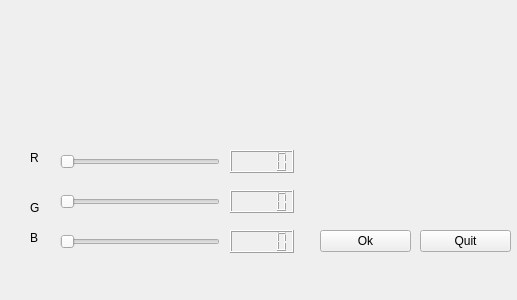
<?xml version="1.0" encoding="UTF-8"?>
<ui version="4.0">
 <class>Form</class>
 <widget class="QWidget" name="Form">
  <property name="geometry">
   <rect>
    <x>0</x>
    <y>0</y>
    <width>517</width>
    <height>300</height>
   </rect>
  </property>
  <property name="windowTitle">
   <string>Form</string>
  </property>
  <widget class="QSlider" name="horizontalSlider">
   <property name="geometry">
    <rect>
     <x>60</x>
     <y>150</y>
     <width>160</width>
     <height>23</height>
    </rect>
   </property>
   <property name="maximum">
    <number>255</number>
   </property>
   <property name="orientation">
    <enum>Qt::Horizontal</enum>
   </property>
  </widget>
  <widget class="QSlider" name="horizontalSlider_2">
   <property name="geometry">
    <rect>
     <x>60</x>
     <y>190</y>
     <width>160</width>
     <height>23</height>
    </rect>
   </property>
   <property name="maximum">
    <number>255</number>
   </property>
   <property name="orientation">
    <enum>Qt::Horizontal</enum>
   </property>
  </widget>
  <widget class="QSlider" name="horizontalSlider_3">
   <property name="geometry">
    <rect>
     <x>60</x>
     <y>230</y>
     <width>160</width>
     <height>23</height>
    </rect>
   </property>
   <property name="maximum">
    <number>255</number>
   </property>
   <property name="orientation">
    <enum>Qt::Horizontal</enum>
   </property>
  </widget>
  <widget class="QLCDNumber" name="lcdNumber">
   <property name="geometry">
    <rect>
     <x>230</x>
     <y>150</y>
     <width>64</width>
     <height>23</height>
    </rect>
   </property>
  </widget>
  <widget class="QLCDNumber" name="lcdNumber_2">
   <property name="geometry">
    <rect>
     <x>230</x>
     <y>190</y>
     <width>64</width>
     <height>23</height>
    </rect>
   </property>
  </widget>
  <widget class="QLCDNumber" name="lcdNumber_3">
   <property name="geometry">
    <rect>
     <x>230</x>
     <y>230</y>
     <width>64</width>
     <height>23</height>
    </rect>
   </property>
  </widget>
  <widget class="QPushButton" name="pushButton">
   <property name="geometry">
    <rect>
     <x>320</x>
     <y>230</y>
     <width>91</width>
     <height>22</height>
    </rect>
   </property>
   <property name="text">
    <string>Ok</string>
   </property>
  </widget>
  <widget class="QPushButton" name="pushButton_2">
   <property name="geometry">
    <rect>
     <x>420</x>
     <y>230</y>
     <width>91</width>
     <height>22</height>
    </rect>
   </property>
   <property name="text">
    <string>Quit</string>
   </property>
  </widget>
  <widget class="QLabel" name="label">
   <property name="geometry">
    <rect>
     <x>30</x>
     <y>150</y>
     <width>16</width>
     <height>16</height>
    </rect>
   </property>
   <property name="text">
    <string>R</string>
   </property>
  </widget>
  <widget class="QLabel" name="label_2">
   <property name="geometry">
    <rect>
     <x>30</x>
     <y>200</y>
     <width>16</width>
     <height>16</height>
    </rect>
   </property>
   <property name="text">
    <string>G</string>
   </property>
  </widget>
  <widget class="QLabel" name="label_3">
   <property name="geometry">
    <rect>
     <x>30</x>
     <y>230</y>
     <width>16</width>
     <height>16</height>
    </rect>
   </property>
   <property name="text">
    <string>B</string>
   </property>
  </widget>
  <widget class="MyWidget" name="label_4">
   <property name="geometry">
    <rect>
     <x>100</x>
     <y>20</y>
     <width>281</width>
     <height>111</height>
    </rect>
   </property>
   <property name="text">
    <string/>
   </property>
  </widget>
 </widget>
 <customwidgets>
  <customwidget>
   <class>MyWidget</class>
   <extends>QLabel</extends>
   <header location="global">MyWidget.h</header>
   <slots>
    <slot>agafarFirst(int)</slot>
    <slot>agafarSecond(int)</slot>
    <slot>agafarThird(int)</slot>
    <slot>posarColor()</slot>
   </slots>
  </customwidget>
 </customwidgets>
 <resources/>
 <connections>
  <connection>
   <sender>horizontalSlider</sender>
   <signal>sliderMoved(int)</signal>
   <receiver>lcdNumber</receiver>
   <slot>display(int)</slot>
   <hints>
    <hint type="sourcelabel">
     <x>210</x>
     <y>153</y>
    </hint>
    <hint type="destinationlabel">
     <x>244</x>
     <y>154</y>
    </hint>
   </hints>
  </connection>
  <connection>
   <sender>horizontalSlider_2</sender>
   <signal>sliderMoved(int)</signal>
   <receiver>lcdNumber_2</receiver>
   <slot>display(int)</slot>
   <hints>
    <hint type="sourcelabel">
     <x>214</x>
     <y>198</y>
    </hint>
    <hint type="destinationlabel">
     <x>235</x>
     <y>198</y>
    </hint>
   </hints>
  </connection>
  <connection>
   <sender>horizontalSlider_3</sender>
   <signal>sliderMoved(int)</signal>
   <receiver>lcdNumber_3</receiver>
   <slot>display(int)</slot>
   <hints>
    <hint type="sourcelabel">
     <x>210</x>
     <y>240</y>
    </hint>
    <hint type="destinationlabel">
     <x>237</x>
     <y>239</y>
    </hint>
   </hints>
  </connection>
  <connection>
   <sender>pushButton_2</sender>
   <signal>clicked()</signal>
   <receiver>Form</receiver>
   <slot>close()</slot>
   <hints>
    <hint type="sourcelabel">
     <x>447</x>
     <y>235</y>
    </hint>
    <hint type="destinationlabel">
     <x>445</x>
     <y>266</y>
    </hint>
   </hints>
  </connection>
  <connection>
   <sender>horizontalSlider</sender>
   <signal>sliderMoved(int)</signal>
   <receiver>label_4</receiver>
   <slot>agafarFirst(int)</slot>
   <hints>
    <hint type="sourcelabel">
     <x>178</x>
     <y>157</y>
    </hint>
    <hint type="destinationlabel">
     <x>171</x>
     <y>104</y>
    </hint>
   </hints>
  </connection>
  <connection>
   <sender>horizontalSlider_2</sender>
   <signal>sliderMoved(int)</signal>
   <receiver>label_4</receiver>
   <slot>agafarSecond(int)</slot>
   <hints>
    <hint type="sourcelabel">
     <x>142</x>
     <y>192</y>
    </hint>
    <hint type="destinationlabel">
     <x>135</x>
     <y>126</y>
    </hint>
   </hints>
  </connection>
  <connection>
   <sender>horizontalSlider_3</sender>
   <signal>sliderMoved(int)</signal>
   <receiver>label_4</receiver>
   <slot>agafarThird(int)</slot>
   <hints>
    <hint type="sourcelabel">
     <x>155</x>
     <y>237</y>
    </hint>
    <hint type="destinationlabel">
     <x>156</x>
     <y>91</y>
    </hint>
   </hints>
  </connection>
  <connection>
   <sender>pushButton</sender>
   <signal>clicked()</signal>
   <receiver>label_4</receiver>
   <slot>posarColor()</slot>
   <hints>
    <hint type="sourcelabel">
     <x>346</x>
     <y>238</y>
    </hint>
    <hint type="destinationlabel">
     <x>329</x>
     <y>90</y>
    </hint>
   </hints>
  </connection>
 </connections>
</ui>
